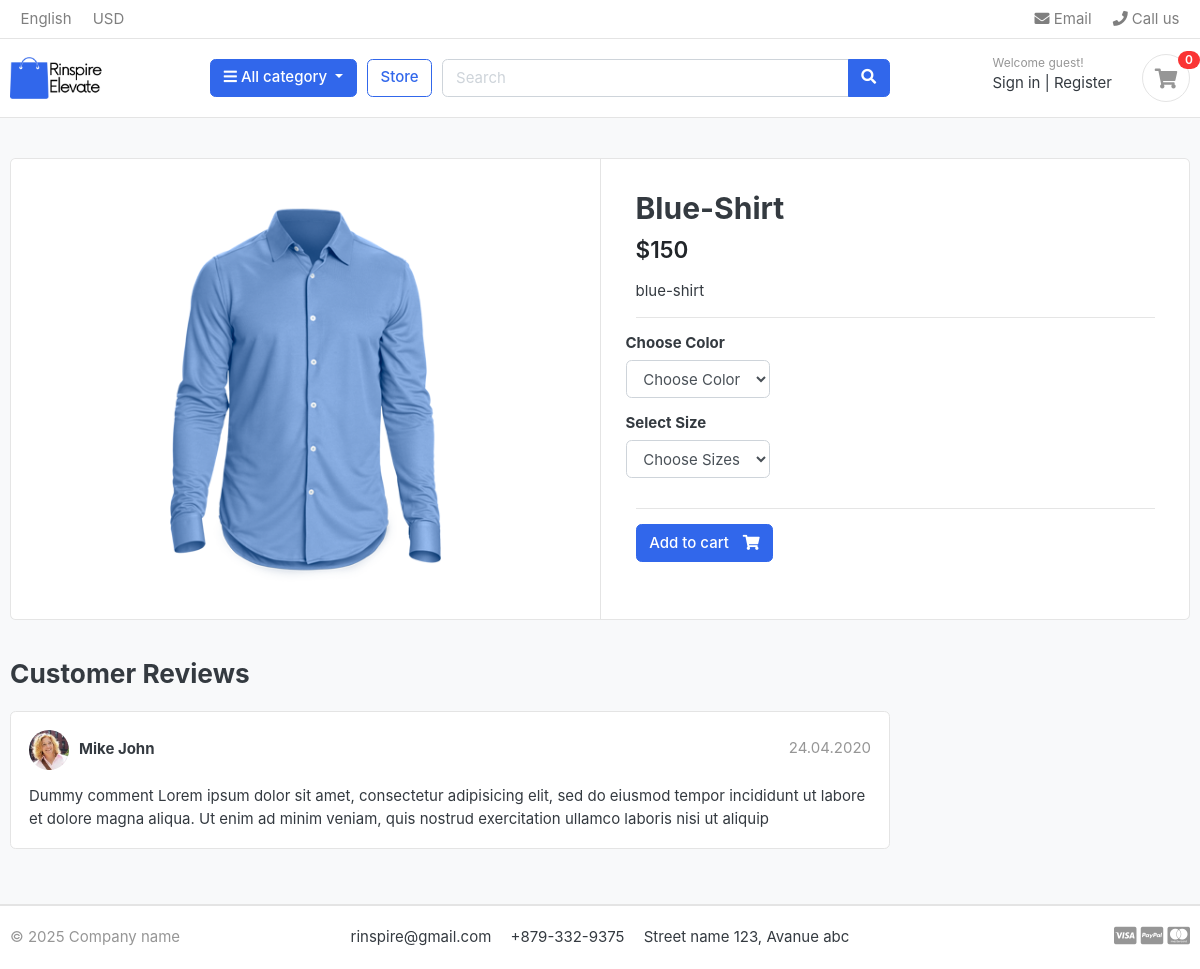
Screenshot of /store/category/shirts/blue-shirt/ with the database file from the repository.
### store/models.py (models this page shows, shortened)
class Product(models.Model):
    product_name =models.CharField(max_length=200,unique=True)
    slug    = models.SlugField(max_length=200,unique=True)
    product_description = models.TextField(max_length=500,blank=True)
    price  =models.IntegerField()
    pro_image = models.ImageField(upload_to='photos/products',blank=True)
    stock =models.IntegerField()
    is_available = models.BooleanField(default=True)
    category = models.ForeignKey(Category,on_delete=models.CASCADE)
    created_date = models.DateTimeField(auto_now_add=True)
    modified_data =models.DateTimeField(auto_now=True)

### store/views.py (the view)
# urls.py: path("category/<slug:category_slug>/<slug:product_slug>/",views.product_detail,name='product_detail'),
def product_detail(request,category_slug,product_slug):
    try:
        single_product = Product.objects.get(category__slug=category_slug,slug=product_slug)
        in_cart = CartItem.objects.filter(cart__cart_id = _cart_id(request),product = single_product).exists()
    except Exception as e:
        raise e
    context={
        'single_product':single_product,
        'in_cart':in_cart,
    }
    return render(request,"store/product_detail.html",context)

### cart/context_processors.py (called while the page is built)
def counter(request):
    cart_count = 0
    if 'admin' in request.path:
        return {}
    else:
        try:
            cart =Cart.objects.filter(cart_id = _cart_id(request))
            cart_items = CartItem.objects.all().filter(cart = cart[:1])
            for cart_item in cart_items:
                cart_count +=  cart_item.quantity
        except Cart.DoesNotExist:
            cart_item = 0
    return dict(cart_count = cart_count)

### cart/views.py (called while the page is built)
def _cart_id(request):
    cart = request.session.session_key
    if not cart:
        cart = request.session.create()
    return cart

### category/context_processors.py (called while the page is built)
def menu_links(request):
    links = Category.objects.all()
    return dict(links=links)

### category/models.py (called while the page is built)
    def get_url(self):
        return reverse('product_by_category', args=[self.slug])

### store/models.py (called while the page is built)
    def colors(self):
        return super(VariationManager, self).filter(variation_category='color', is_active=True)

    def sizes(self):
        return super(VariationManager, self).filter(variation_category='size', is_active=True)

### template/store/product_detail.html (shortened to what this page needs)
{% extends 'base.html'%}
{%block content%}
<section class="section-content padding-y bg">
<div class="container">
<div class="card">
	<div class="row no-gutters">
		<aside class="col-md-6">
<article class="gallery-wrap">
	<div class="img-big-wrap">
	   <a href="#">{%if single_product.pro_image%}
        <img src="{{single_product.pro_image.url}}">
        {%else%}
        <p>image</p>
        {%endif%}</a>
	</div>
</article>
		</aside>
		<main class="col-md-6 border-left">
	<form method="post" action="{% url 'add_cart' single_product.id %}">
<article class="content-body">
<h2 class="title">{{single_product.product_name}}</h2>
<div class="mb-3">
	<var class="price h4">${{single_product.price}}</var>
</div>
<p>{{single_product.product_description}}</p>
<hr>
	<div class="row">
		<div class="item-option-select">
			<h6>Choose Color</h6>
			<select name="color" class="form-control" required>
				<option value="" disabled selected>Choose Color</option>
			</select>
		</div>
	</div>
	<div class="row">
		<div class="item-option-select">
			<h6>Select Size</h6>
			<select name="size" class="form-control" required>
				<option value="" disabled selected>Choose Sizes</option>
			</select>
		</div>
	</div>
	<hr>
	{% if single_product.stock == 0 %}
	<h5 class="text-danger">Out Of Stock</h5>
	{% else %}
		<button type="submit" class="btn  btn-primary"> <span class="text">Add to cart</span> <i class="fas fa-shopping-cart"></i>  </button>
	{% endif %}
</form>
		</main>
	</div>
</div>
<br>
<div class="row">
			<div class="col-md-9">
	<header class="section-heading">
		<h3>Customer Reviews </h3>
	</header>
	<article class="box mb-3">
		<div class="icontext w-100">
			<img src="/static/images/avatars/avatar1.jpg" class="img-xs icon rounded-circle">
			<div class="text">
				<span class="date text-muted float-md-right">24.04.2020 </span>
				<h6 class="mb-1">Mike John </h6>
			</div>
		</div>
		<div class="mt-3">
			<p>
				Dummy comment Lorem ipsum dolor sit amet, consectetur adipisicing elit, sed do eiusmod
				tempor incididunt ut labore et dolore magna aliqua. Ut enim ad minim veniam,
				quis nostrud exercitation ullamco laboris nisi ut aliquip
			</p>
		</div>
	</article>
	</div>
</div>
</div>
</section>
{%endblock%}

### static/css/ui.css (style rules this page uses)
html { font-family: "Inter", sans-serif; font-size: 15px; }
.content-body { flex: 1 1 auto; padding: 2rem 2.3rem; }
.img-xs, .img-sm, .img-md, .img-lg { -o-object-fit: cover; object-fit: cover; flex-shrink: 0; flex-grow: 0; }
.img-xs { width: 40px; height: 40px; }
.padding-y { padding-top: 40px; padding-bottom: 40px; }
var { font-style: normal; }
article:after, .form-group:after { display: block; clear: both; content: ""; }
.bg { background-color: #f8f9fa; }
.section-heading { margin-bottom: 20px; margin-top: 15px; }
p:last-child { margin-bottom: 0; }
.btn .text + i { margin-left: 10px; }
.icontext { display: inline-flex; align-items: center; vertical-align: middle; }
.icontext .text { width: 100%; line-height: 1.2; }
.icontext .icon { position: relative; margin-right: 10px; flex-shrink: 0; flex-grow: 0; }
.price { font-weight: 600; color: #212529; }
.box { padding: 18px; background: #fff; border-radius: 0.37rem; border: 1px solid #e4e4e4; }
.box img { max-width: 100%; }
.gallery-wrap .img-big-wrap { margin-bottom: 10px; border-radius: 0.37rem; overflow: hidden; background-color: #fff; }
.gallery-wrap .img-big-wrap a { text-align: center; display: block; }
.gallery-wrap .img-big-wrap img { height: 450px; width: auto; display: inline-block; }
.item-option-select { margin-bottom: 1rem; display: inline-block; margin-right: 15px; }

### rows the page displays
Product: pro_image (picture), product_name "Blue-Shirt", price "150", product_description "blue-shirt"

### other values shown
{{ cart_count }} "0"
